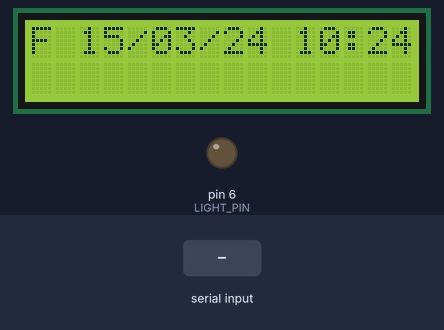
This sketch was run on a simulated Arduino Uno, built with avr-gcc and run on an emulated ATmega328P. Parts: 16×2 character LCD, output pins drawn as LEDs (lit = HIGH). Inputs (shaded band) come from the test bench. The local clock reads 2024-03-15 10:24:30 at power-on unless the sketch sets it; what the sketch prints to the serial monitor is not drawn.

Above: at 1.2 s.
1.3 s: "ALARM\n" received over the second serial link
2.8 s: "90,45,200\n" received over the second serial link
At 30.8 s:
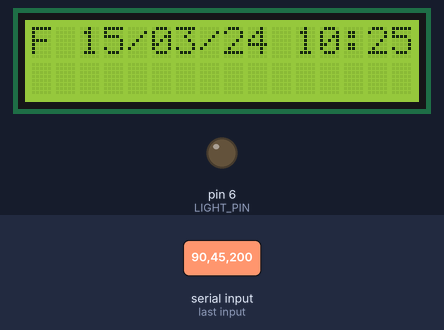
Timing chart, 0 to 31.5 s (numbered marks = the images above; inputs shaded):
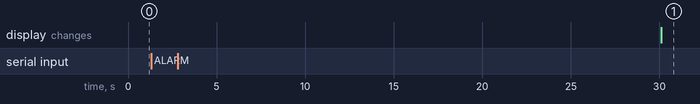

Measured:
- after the input at 1.3 s, every drawn part: stays the same

The sketch:

WakeUpLight.ino
```cpp
#include <Wire.h>
#include <DS1307RTC.h>
#include <Time.h>
#include <TimeAlarms.h>
#include <Timezone.h>
#include <LiquidCrystal_I2C.h>
#include <SoftwareSerial.h>

// Set the pins on the I2C chip used for LCD connections:
//                    addr,en,rw,rs,d4,d5,d6,d7,bl,blpol
LiquidCrystal_I2C lcd(0x27, 2, 1, 0, 4, 5, 6, 7, 3, POSITIVE);

// The light transistor gate is connected to pin 6
int LIGHT_PIN = 6;

// The bluetooth module is connected to pins 3 and 4
int BT_SERIAL_TX_DIO = 3;
int BT_SERIAL_RX_DIO = 2;

// Setup the bluetooth module
SoftwareSerial BluetoothSerial(BT_SERIAL_TX_DIO, BT_SERIAL_RX_DIO);

// Serial input string
String inputString;

// Set timezone (TODO: store in EEPROM)
TimeChangeRule CEST = {"CEST", Last, Sun, Mar, 2, 120};     //Central European Summer Time
TimeChangeRule CET = {"CET ", Last, Sun, Oct, 3, 60};       //Central European Standard Time
Timezone CE(CEST, CET);

void setup() {
  // Initialize serial interface
  Serial.begin(9600);

  // Initialize bluetooth serial interface
  BluetoothSerial.begin(9600);

  // Initialize LCD and turn on the backlight
  lcd.begin(16,2);
  lcd.backlight();

  // Use DS1307 as time provider
  setSyncProvider(RTC.get);
  if (timeStatus() != timeSet) {
    Serial.println("ERROR: Unable to sync with the RTC!");
  } else {
    Serial.println("INFO: System time set from RTC");
  }

  // Set pin for lights
  pinMode(LIGHT_PIN, OUTPUT);

  // DEBUG: set alarm for testing
//  Serial.println("Setting alarm");
//  Alarm.timerOnce(5, turnOnLights);
}

void loop() {
  // Draw clock
  if (timeStatus() == timeSet) {
    time_t t = CE.toLocal(now());
    displayLCDClock(t);
  } else {
    Serial.println("ERROR: Time was not set!");
    delay(4000);
  }

  // (!) Use Alarm.delay instead of delay otherwise alarms won't trigger!
  Alarm.delay(0);

  // Read commands sent over bluetooth
  while (BluetoothSerial.available()) {
    char input = BluetoothSerial.read();
    inputString += input;

    if (input == '\n') {
      processInput(inputString);
      inputString = "";
    }
  }
}

void displayLCDClock(time_t t) {
  // Using String instead of sprintf saves 2KB of space
  String wdayStr = ((String)dayShortStr(weekday(t))).substring(0, 1);
  String monthStr = formatTimeString(month(t));
  String dayStr = formatTimeString(day(t));
  String yearStr = String(year(t)).substring(2);
  String dateString = wdayStr + " " + dayStr + "/" + monthStr + "/" + yearStr;
  String hourStr = formatTimeString(hour(t));
  String minStr = formatTimeString(minute(t));
  String timeString = hourStr + ":" + minStr;
  lcd.setCursor(0,0);
  lcd.print(dateString);
  lcd.setCursor(11,0);
  lcd.print(timeString);
}

/*
 Ensures time values are formatted with two decimals.
*/
String formatTimeString(int time) {
  if (time < 10) {
    return "0" + String(time);
  } else {
    return String(time);
  }
}

void turnOnLights() {
  Serial.println("Turning on lights");
  for (int i = 0; i < 255; i++) {
    analogWrite(LIGHT_PIN, i);
    Alarm.delay(100);
  }
}

void processInput(String str) {
  if (str.startsWith("ALARM")) {
    // Format: ALARM WEEKDAY HHMM, with WEEKDAY an int
    int alarmWeekDay = str.substring(6,7).toInt();
    int alarmHour = str.substring(8,10).toInt();
    int alarmMinute = str.substring(10,12).toInt();
    timeDayOfWeek_t dow;
    switch (alarmWeekDay) {
      case 0:
        dow = dowMonday;
        break;
      case 1:
        dow = dowTuesday;
        break;
      case 2:
        dow = dowWednesday;
        break;
      case 3:
        dow = dowThursday;
        break;
      case 4:
        dow = dowFriday;
        break;
      case 5:
        dow = dowSaturday;
        break;
      case 6:
        dow = dowSunday;
        break;
      default:
        dow = dowInvalid;
        break;
    }
    if (dow != dowInvalid && alarmHour != 0 && alarmMinute != 0) {
      // FIXME: should set the time to UTC!
      Alarm.alarmRepeat(dow, alarmHour, alarmMinute, 0, turnOnLights);
      Serial.println("INFO: ALARM set at " + String(alarmWeekDay) + " " + String(alarmHour) + ":" + String(alarmMinute));
    } else {
      Serial.println("ERROR: Invalid ALARM command");
    }
  } else if (str.startsWith("TIME")) {
    // Parse time and set time, but remember to set to UTC first!
  } else {
    Serial.println("Invalid command");
  }
}
```
